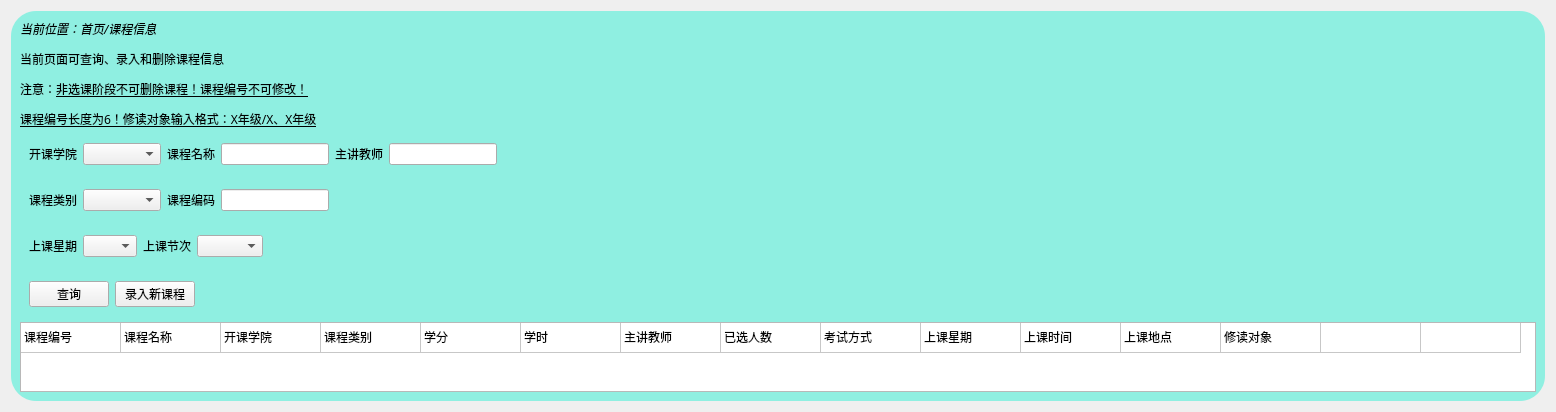
     <widget class="QWidget" name="ACourseInfoP">
      <layout class="QGridLayout" name="gridLayout">
       <item row="1" column="0">
        <widget class="QWidget" name="widget_15" native="true">
         <property name="styleSheet">
          <string notr="true">#widget_15{

	background-color: rgba(104, 240, 220,180);
border-radius:25px;
}</string>
         </property>
         <layout class="QVBoxLayout" name="verticalLayout_5">
          <item>
           <widget class="QLabel" name="label_22">
            <property name="font">
             <font>
              <family>宋体</family>
              <pointsize>14</pointsize>
             </font>
            </property>
            <property name="text">
             <string>&lt;html&gt;&lt;head/&gt;&lt;body&gt;&lt;p&gt;&lt;span style=&quot; font-size:9pt; font-style:italic;&quot;&gt;当前位置：首页/课程信息&lt;/span&gt;&lt;/p&gt;&lt;p&gt;&lt;span style=&quot; font-size:9pt;&quot;&gt;当前页面可查询、录入和删除课程信息&lt;/span&gt;&lt;/p&gt;&lt;p&gt;&lt;span style=&quot; font-size:9pt;&quot;&gt;注意：&lt;/span&gt;&lt;span style=&quot; font-size:9pt; text-decoration: underline;&quot;&gt;非选课阶段不可删除课程！课程编号不可修改！&lt;/span&gt;&lt;/p&gt;&lt;p&gt;&lt;span style=&quot; font-size:9pt;&quot;/&gt;&lt;span style=&quot; font-size:9pt; text-decoration: underline;&quot;&gt;课程编号长度为6！修读对象输入格式：X年级/X、X年级&lt;/span&gt;&lt;/p&gt;&lt;/body&gt;&lt;/html&gt;</string>
            </property>
           </widget>
          </item>
          <item alignment="Qt::AlignLeft">
           <widget class="QWidget" name="widget_16" native="true">
            <layout class="QHBoxLayout" name="horizontalLayout_10">
             <item>
              <widget class="QLabel" name="label_14">
               <property name="text">
                <string>开课学院</string>
               </property>
              </widget>
             </item>
             <item>
              <widget class="QComboBox" name="Institute_comboBox">
               <item>
                <property name="text">
                 <string/>
                </property>
               </item>
               <item>
                <property name="text">
                 <string>格兰芬多</string>
                </property>
               </item>
               <item>
                <property name="text">
                 <string>拉文克劳</string>
                </property>
               </item>
               <item>
                <property name="text">
                 <string>赫奇帕奇</string>
                </property>
               </item>
               <item>
                <property name="text">
                 <string>斯莱特林</string>
                </property>
               </item>
              </widget>
             </item>
             <item>
              <widget class="QLabel" name="label_15">
               <property name="text">
                <string>课程名称</string>
               </property>
              </widget>
             </item>
             <item>
              <widget class="QLineEdit" name="coursename_lineEdit"/>
             </item>
             <item>
              <widget class="QLabel" name="label_16">
               <property name="text">
                <string>主讲教师</string>
               </property>
              </widget>
             </item>
             <item>
              <widget class="QLineEdit" name="teachername_lineEdit"/>
             </item>
            </layout>
           </widget>
          </item>
          <item alignment="Qt::AlignLeft">
           <widget class="QWidget" name="widget_17" native="true">
            <layout class="QHBoxLayout" name="horizontalLayout_11">
             <item>
              <widget class="QLabel" name="label_17">
               <property name="text">
                <string>课程类别</string>
               </property>
              </widget>
             </item>
             <item>
              <widget class="QComboBox" name="type_comboBox">
               <item>
                <property name="text">
                 <string/>
                </property>
               </item>
               <item>
                <property name="text">
                 <string>必修</string>
                </property>
               </item>
               <item>
                <property name="text">
                 <string>选修</string>
                </property>
               </item>
               <item>
                <property name="text">
                 <string>专业课</string>
                </property>
               </item>
               <item>
                <property name="text">
                 <string>预习课程</string>
                </property>
               </item>
              </widget>
             </item>
             <item>
              <widget class="QLabel" name="label_18">
               <property name="text">
                <string>课程编码</string>
               </property>
              </widget>
             </item>
             <item>
              <widget class="QLineEdit" name="code_lineEdit"/>
             </item>
            </layout>
           </widget>
          </item>
          <item alignment="Qt::AlignLeft">
           <widget class="QWidget" name="widget_18" native="true">
            <layout class="QHBoxLayout" name="horizontalLayout_12">
             <item>
              <widget class="QLabel" name="label_19">
               <property name="text">
                <string>上课星期</string>
               </property>
              </widget>
             </item>
             <item>
              <widget class="QComboBox" name="week_comboBox">
               <item>
                <property name="text">
                 <string/>
                </property>
               </item>
               <item>
                <property name="text">
                 <string>周一</string>
                </property>
               </item>
               <item>
                <property name="text">
                 <string>周二</string>
                </property>
               </item>
               <item>
                <property name="text">
                 <string>周三</string>
                </property>
               </item>
               <item>
                <property name="text">
                 <string>周四</string>
                </property>
               </item>
               <item>
                <property name="text">
                 <string>周五</string>
                </property>
               </item>
              </widget>
             </item>
             <item>
              <widget class="QLabel" name="label_20">
               <property name="text">
                <string>上课节次</string>
               </property>
              </widget>
             </item>
             <item>
              <widget class="QComboBox" name="times_comboBox">
               <item>
                <property name="text">
                 <string/>
                </property>
               </item>
               <item>
                <property name="text">
                 <string>第一节</string>
                </property>
               </item>
               <item>
                <property name="text">
                 <string>第二节</string>
                </property>
               </item>
               <item>
                <property name="text">
                 <string>第三节</string>
                </property>
               </item>
               <item>
                <property name="text">
                 <string>第四节</string>
                </property>
               </item>
              </widget>
             </item>
            </layout>
           </widget>
          </item>
          <item alignment="Qt::AlignLeft">
           <widget class="QWidget" name="widget_19" native="true">
            <layout class="QHBoxLayout" name="horizontalLayout_13">
             <item>
              <widget class="QPushButton" name="Aquery_pushButton">
               <property name="text">
                <string>查询</string>
               </property>
              </widget>
             </item>
             <item>
              <widget class="QPushButton" name="pushButton">
               <property name="text">
                <string>录入新课程</string>
               </property>
              </widget>
             </item>
            </layout>
           </widget>
          </item>
          <item>
           <widget class="QTableWidget" name="ACourseTableWidget">
            <property name="sizeAdjustPolicy">
             <enum>QAbstractScrollArea::AdjustToContents</enum>
            </property>
            <property name="editTriggers">
             <set>QAbstractItemView::NoEditTriggers</set>
            </property>
            <property name="selectionMode">
             <enum>QAbstractItemView::NoSelection</enum>
            </property>
            <property name="selectionBehavior">
             <enum>QAbstractItemView::SelectRows</enum>
            </property>
            <attribute name="horizontalHeaderVisible">
             <bool>false</bool>
            </attribute>
            <attribute name="verticalHeaderVisible">
             <bool>false</bool>
            </attribute>
            <row>
             <property name="text">
              <string>新建行</string>
             </property>
            </row>
            <column>
             <property name="text">
              <string>新建列</string>
             </property>
            </column>
            <column>
             <property name="text">
              <string>新建列</string>
             </property>
            </column>
            <column>
             <property name="text">
              <string>新建列</string>
             </property>
            </column>
            <column>
             <property name="text">
              <string>新建列</string>
             </property>
            </column>
            <column>
             <property name="text">
              <string>学分</string>
             </property>
            </column>
            <column>
             <property name="text">
              <string>学时</string>
             </property>
            </column>
            <column>
             <property name="text">
              <string>新建列</string>
             </property>
            </column>
            <column>
             <property name="text">
              <string>新建列</string>
             </property>
            </column>
            <column>
             <property name="text">
              <string>新建列</string>
             </property>
            </column>
            <column>
             <property name="text">
              <string>新建列</string>
             </property>
            </column>
            <column>
             <property name="text">
              <string>新建列</string>
             </property>
            </column>
            <column>
             <property name="text">
              <string>上课地点</string>
             </property>
            </column>
            <column>
             <property name="text">
              <string>修读对象</string>
             </property>
            </column>
            <column>
             <property name="text">
              <string>更改课程信息</string>
             </property>
            </column>
            <column>
             <property name="text">
              <string>删除信息</string>
             </property>
            </column>
            <item row="0" column="0">
             <property name="text">
              <string>课程编号</string>
             </property>
            </item>
            <item row="0" column="1">
             <property name="text">
              <string>课程名称</string>
             </property>
            </item>
            <item row="0" column="2">
             <property name="text">
              <string>开课学院</string>
             </property>
            </item>
            <item row="0" column="3">
             <property name="text">
              <string>课程类别</string>
             </property>
            </item>
            <item row="0" column="4">
             <property name="text">
              <string>学分</string>
             </property>
            </item>
            <item row="0" column="5">
             <property name="text">
              <string>学时</string>
             </property>
            </item>
            <item row="0" column="6">
             <property name="text">
              <string>主讲教师</string>
             </property>
            </item>
            <item row="0" column="7">
             <property name="text">
              <string>已选人数</string>
             </property>
            </item>
            <item row="0" column="8">
             <property name="text">
              <string>考试方式</string>
             </property>
            </item>
            <item row="0" column="9">
             <property name="text">
              <string>上课星期</string>
             </property>
            </item>
            <item row="0" column="10">
             <property name="text">
              <string>上课时间</string>
             </property>
            </item>
            <item row="0" column="11">
             <property name="text">
              <string>上课地点</string>
             </property>
            </item>
            <item row="0" column="12">
             <property name="text">
              <string>修读对象</string>
             </property>
            </item>
           </widget>
          </item>
         </layout>
        </widget>
       </item>
      </layout>
     </widget>
